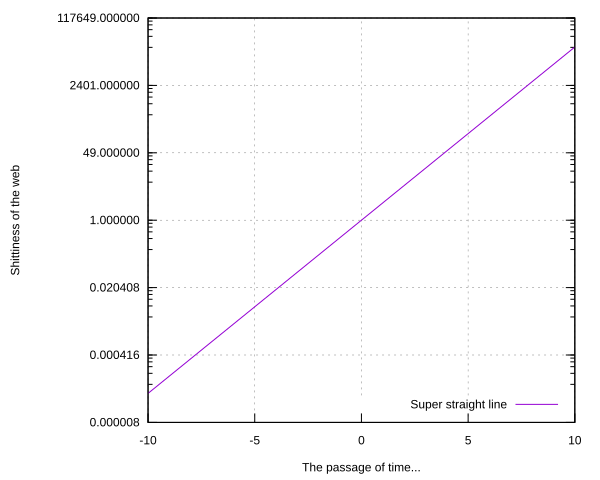

Write gnuplot code to recreate this figure.
# The output "format".
set terminal svg

# The output file.
set output "exp.svg"

# Enable gridlines.
set grid

# Where to place the lines/points/&c legend.
set key right bottom

# Legend of the XX/YY axes.
set xlabel "The passage of time..."
set ylabel "Shittiness of the web"

# Mirror or not the axes' tics -- notice the YY axis has tics on both the left
#   and right, but the XX axis has only on the bottom, not the top.
set ytics mirror
set xtics nomirror

# Use a logscale of base 7 for the XX axis -- the base is optional and defaults
#   to 10 I think.
set logscale y 7

# The actual plot: `exp(x)` is the expression to plot; `x` is "special" --
#   there are a few different variables you can use, but they seem to depend on
#   the available axes/dimensions, but I don't know details of this so RTFM.
#
# `title "..."` sets this line's legend.
plot exp(x) title "Super straight line"
